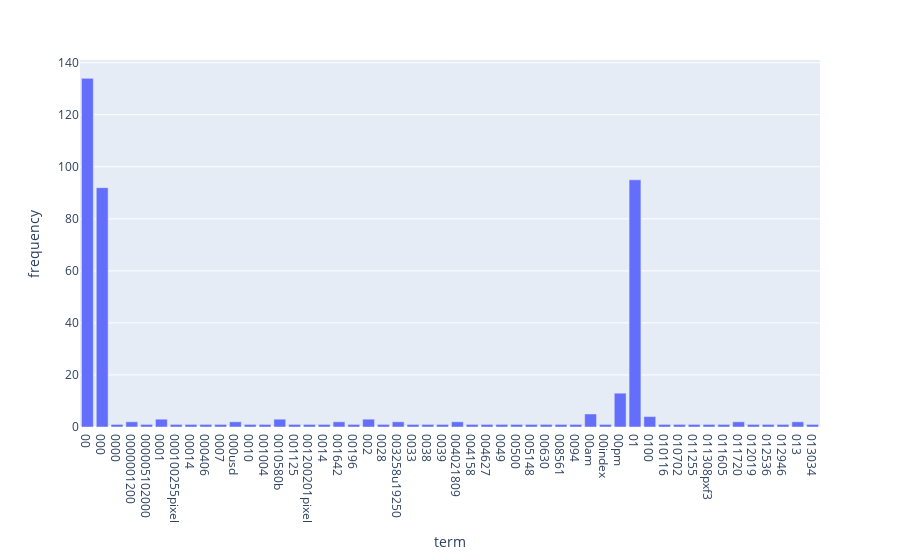

The code cell stored with this chart in its notebook:
### Markdown cell above
### >>> **Exercise 13 (take home):** 
The chart above only contains 300 vocabulary in the documents, and it's already computationally intensive to both compute and visualize. Can you efficiently reduce the number of terms you want to visualize as an exercise.

### Code cell
# Answer here

# Visualize 50 only
fig = px.bar(freq_df.head(50), x="term", y="frequency")

fig.show()

### Figure 1 — Plotly figure (JSON) as saved in the notebook; plotly's stock layout.template omitted (floating-point values rounded to 4 significant figures)
{"data": [{"hovertemplate": "term=%{x}<br>frequency=%{y}<extra></extra>", "legendgroup": "", "marker": {"color": "#636efa", "pattern": {"shape": ""}}, "name": "", "orientation": "v", "showlegend": false, "textposition": "auto", "type": "bar", "x": ["00", "000", "0000", "0000001200", "000005102000", "0001", "000100255pixel", "00014", "000406", "0007", "000usd", "0010", "001004", "0010580b", "001125", "001200201pixel", "0014", "001642", "00196", "002", "0028", "003258u19250", "0033", "0038", "0039", "004021809", "004158", "004627", "0049", "00500", "005148", "00630", "008561", "0094", "00am", "00index", "00pm", "01", "0100", "010116", "010702", "011255", "011308pxf3", "011605", "011720", "012019", "012536", "012946", "013", "013034"], "xaxis": "x", "y": [134, 92, 1, 2, 1, 3, 1, 1, 1, 1, 2, 1, 1, 3, 1, 1, 1, 2, 1, 3, 1, 2, 1, 1, 1, 2, 1, 1, 1, 1, 1, 1, 1, 1, 5, 1, 13, 95, 4, 1, 1, 1, 1, 1, 2, 1, 1, 1, 2, 1], "yaxis": "y"}], "layout": {"barmode": "relative", "legend": {"tracegroupgap": 0}, "margin": {"t": 60}, "xaxis": {"anchor": "y", "domain": [0, 1], "title": {"text": "term"}}, "yaxis": {"anchor": "x", "domain": [0, 1], "title": {"text": "frequency"}}}}
